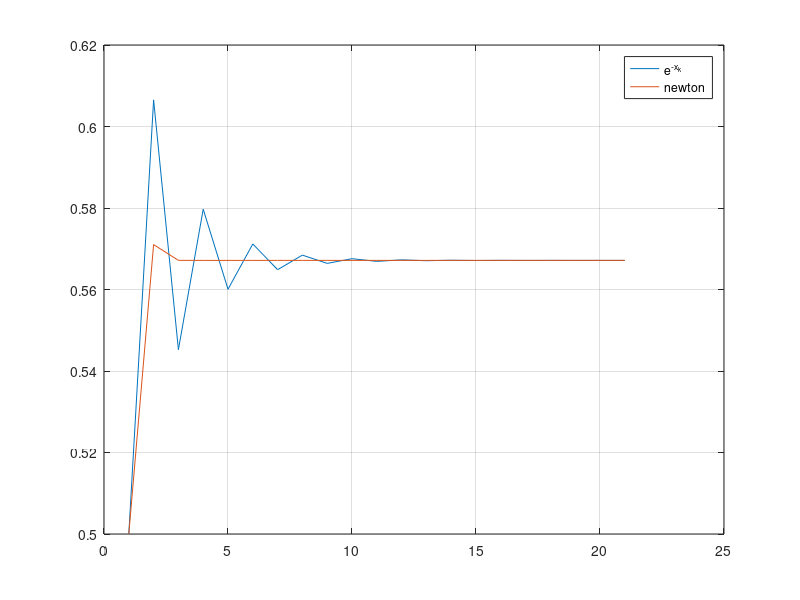

Source code (MATLAB):
clc;clear;
x(1,1)=0.5;x(2,1)=0.5;
for k=1:20
x(1,k+1)=exp(-x(1,k));
x(2,k+1)=x(2,k)-(x(2,k)-exp(-x(2,k)))/(1+x(2,k));
end

plot((1:21)',[x(1,:)' x(2,:)']);grid;legend('e^{-x_k}','newton')